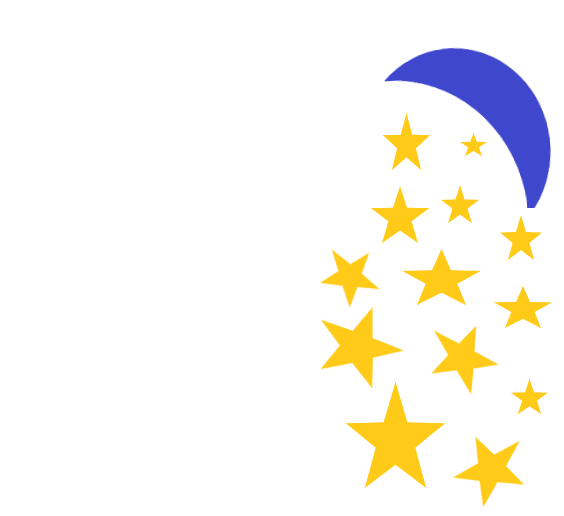
#> input picture IS3_3.png, 564 x 516 px, found by its file name
$ python main.py
#> lines starting #> are read from the running program, lines starting #| are printed output that depends on the picture; after the words box and inside, x2 and y2 are one past the last pixel; in counts of white or black regions, pixels touching at a corner belong together
import cv2
import imutils

image = cv2.imread("C:/Users/1/Desktop/IS3 img/IS3_3.png")
#> image is the input picture: shape (516, 564, 3); mean B, G, R 240.4, 246.2, 248.9
cv2.imshow("Input", image)

gray = cv2.cvtColor(image, cv2.COLOR_BGR2GRAY)
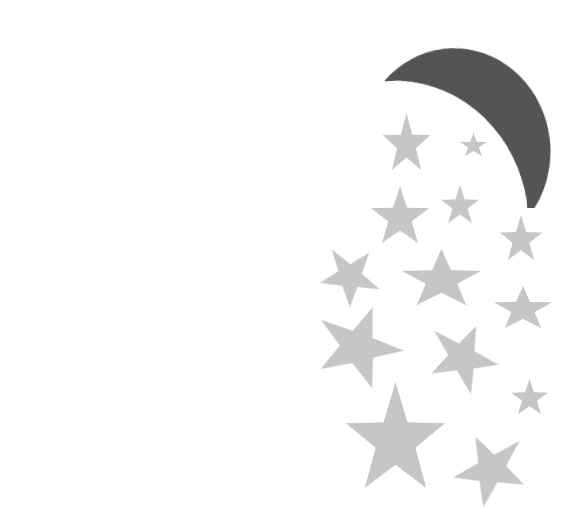
#> gray: shape (516, 564); min 84, max 255, mean 246.4
_, thresh = cv2.threshold(gray, 225, 255, cv2.THRESH_BINARY_INV)
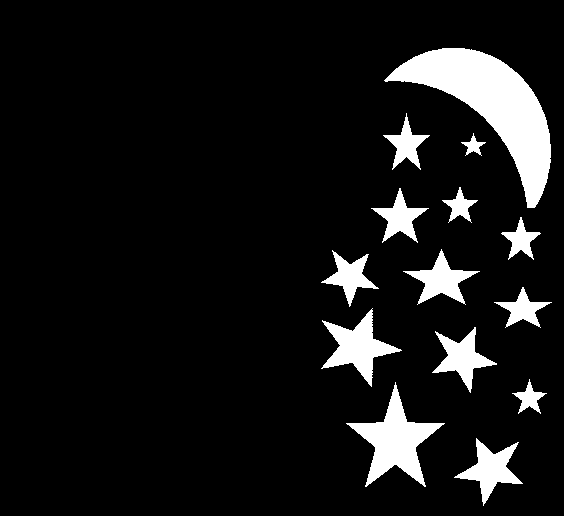
#> thresh: shape (516, 564); 8.8% white; 14 white regions

cnts = imutils.grab_contours(cv2.findContours(thresh.copy(), cv2.RETR_EXTERNAL, cv2.CHAIN_APPROX_SIMPLE))
#> cnts = 14 contours; largest, box (x1, y1, x2, y2) and area: (384, 48, 551, 208) 9187, (346, 382, 445, 487) 3377, (321, 308, 402, 387) 2137, (454, 438, 523, 506) 1552, (432, 327, 497, 393) 1421
output = image.copy()

for c in cnts:
    cv2.drawContours(output, [c], -1, (0, 0, 0), 1)
#> this loop made 14 passes
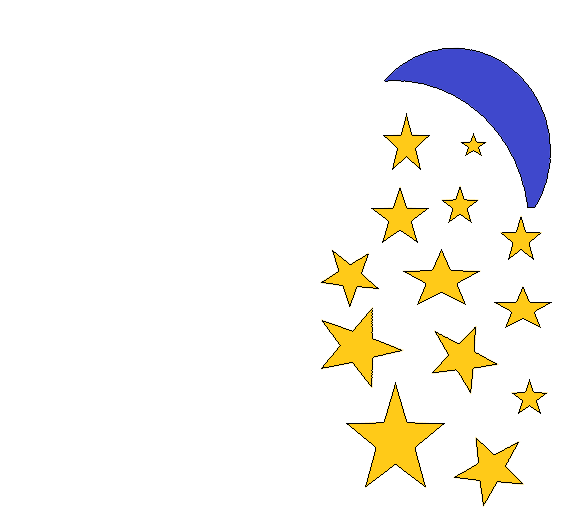
#> output: shape (516, 564, 3); 1.01% of pixels changed, all inside (x1, y1, x2, y2) = (321, 48, 552, 506)

text = "FIO. {} objects".format(len(cnts))
#> text = 'FIO. 14 objects'
cv2.putText(output, text, (10, 25), cv2.FONT_HERSHEY_DUPLEX, 0.5, (0, 0, 0), 1)

height, width, _ = image.shape
#> height = 516; width = 564
cv2.rectangle(output, (height//2+15, width//2+15), (height//2-15, width//2-15), (0, 0, 0), 1)
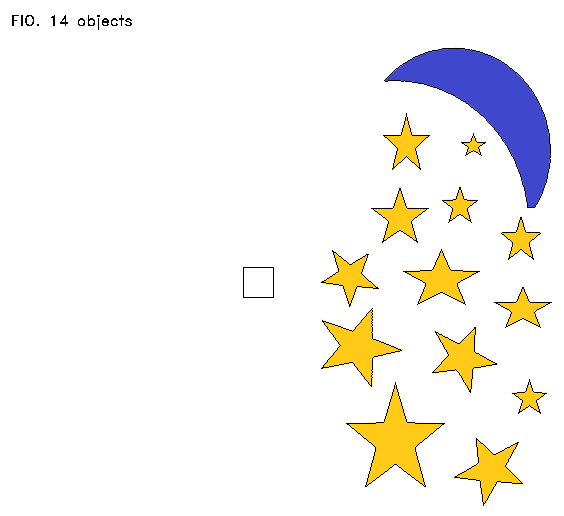
#> output: shape (516, 564, 3); mean B, G, R 239.2, 243.8, 246.1
cv2.circle(output, (50, width-100), 1, (0, 0, 0), 1)
#> output: shape (516, 564, 3); under 0.01% of pixels changed, all inside (x1, y1, x2, y2) = (49, 463, 52, 466)

cv2.imshow("Output", output)
print(text)
#| FIO. 14 objects

cv2.waitKey(0)

$ run again, with IS3_1.png copied over IS3_3.png
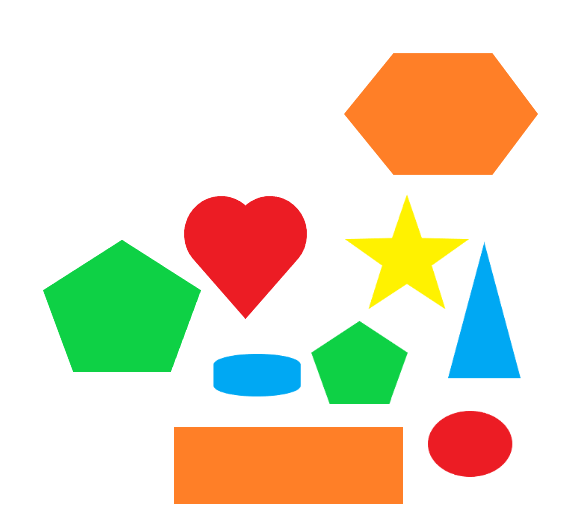
#> input picture IS3_1.png, 564 x 516 px, found by its file name
#> image is the input picture: shape (516, 564, 3); mean B, G, R 200.5, 222.4, 230.3
#> `_, thresh = cv2.threshold(gray, 225, 255, cv2.THRESH_BINARY_INV)`:
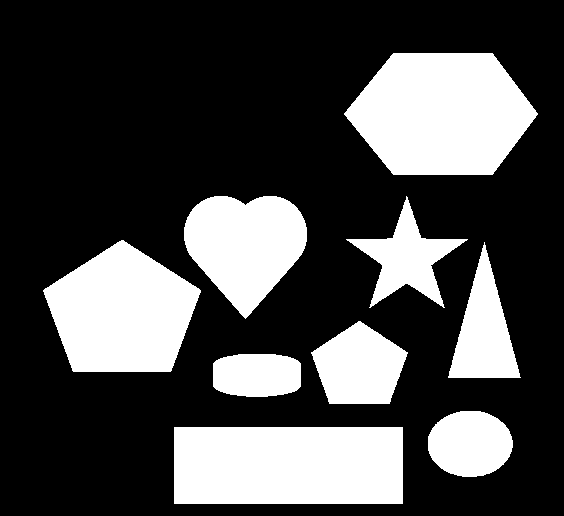
#> thresh: shape (516, 564); 28.6% white; 9 white regions
#> cnts = 9 contours; largest, box (x1, y1, x2, y2) and area: (344, 53, 538, 175) 17691, (174, 427, 403, 504) 17328, (43, 240, 201, 372) 14309, (184, 196, 307, 319) 9934, (311, 321, 408, 404) 5455
#> the loop `for c in cnts:` made 9 passes
#> c on pass 1: [[174, 427], [174, 503], [402, 503], [402, 427]]
#> text = 'FIO. 9 objects'
#> `cv2.putText(output, text, (10, 25), cv2.FONT_HERSHEY_DUPLEX, 0.5, (0, ..`:
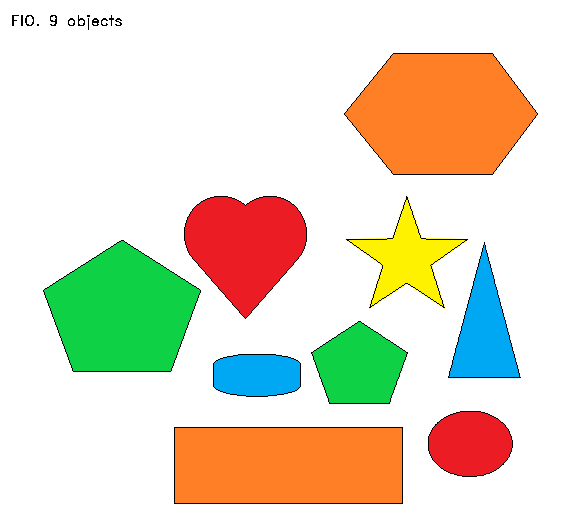
#> output: shape (516, 564, 3); mean B, G, R 199.1, 220.2, 228
#| FIO. 9 objects
